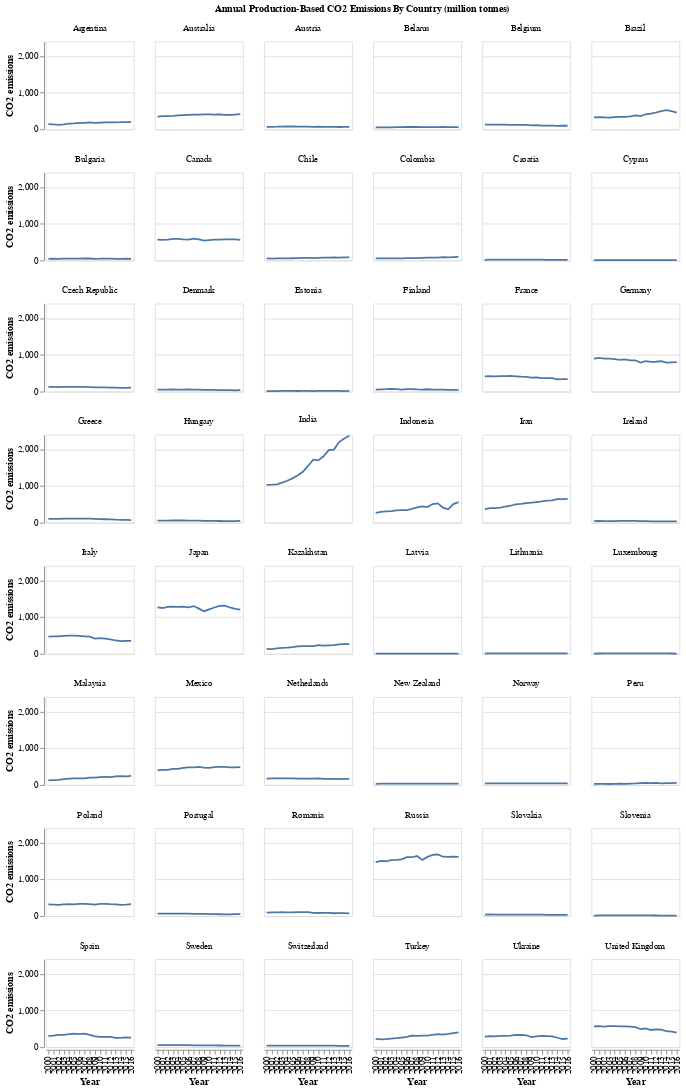

The notebook cell saved with this chart:
### Code cell
# Solution
base = alt.Chart().mark_line().encode(
    alt.X('year:O', title='Year'),
    alt.Y('co2:Q', title='CO2 emissions')
).properties(
    width=100,
    height=100
)

base.facet(
    data=df,
    facet=alt.Facet('country:N', title='Annual Production-Based CO2 Emissions By Country (million tonnes)'),
    columns=6
)
# ).transform_filter(
#     alt.FieldOneOfPredicate(
#         field='country', 
#         oneOf=['Argentina', 'Australia', 'Austria',
#                'Belarus', 'Belgium', 'Brazil']
#     )
# ).save('img/problem2.svg')

### Figure 1 — Vega-Lite specification as saved in the notebook (floating-point values rounded to 4 significant figures; data arrays with more than 128 entries replaced by an {"elided": "..."} marker saying what was removed)
{"config": {"view": {"continuousWidth": 400, "continuousHeight": 300}}, "data": {"name": "data-d45063d3c8cc0b539abb23040a611648"}, "facet": {"type": "nominal", "field": "country", "title": "Annual Production-Based CO2 Emissions By Country (million tonnes)"}, "spec": {"mark": "line", "encoding": {"x": {"type": "ordinal", "field": "year", "title": "Year"}, "y": {"type": "quantitative", "field": "co2", "title": "CO2 emissions"}}, "height": 100, "width": 100}, "columns": 6, "$schema": "https://vega.github.io/schema/vega-lite/v4.8.1.json", "datasets": {"data-d45063d3c8cc0b539abb23040a611648": {"elided": "816 records"}}}
